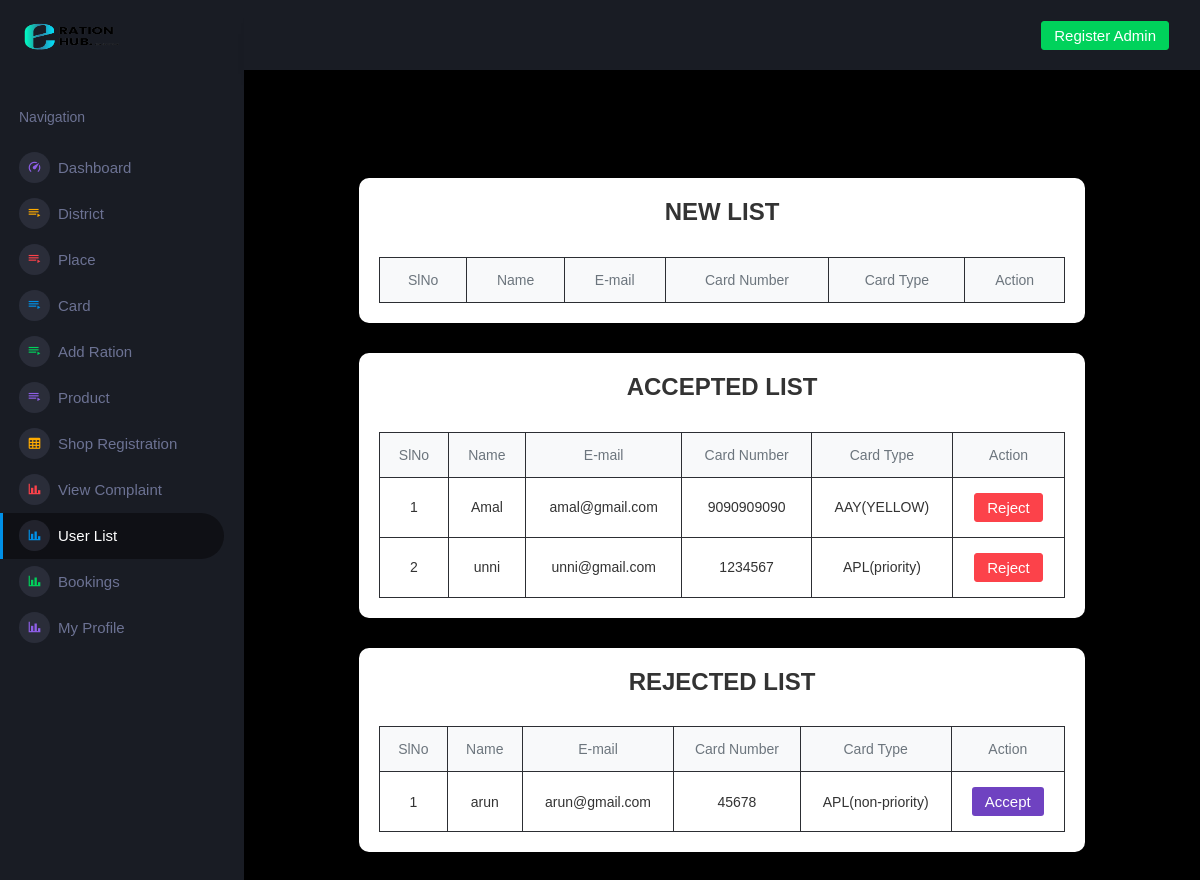
Before: /Project/Admin/UserList.php with the older database file.
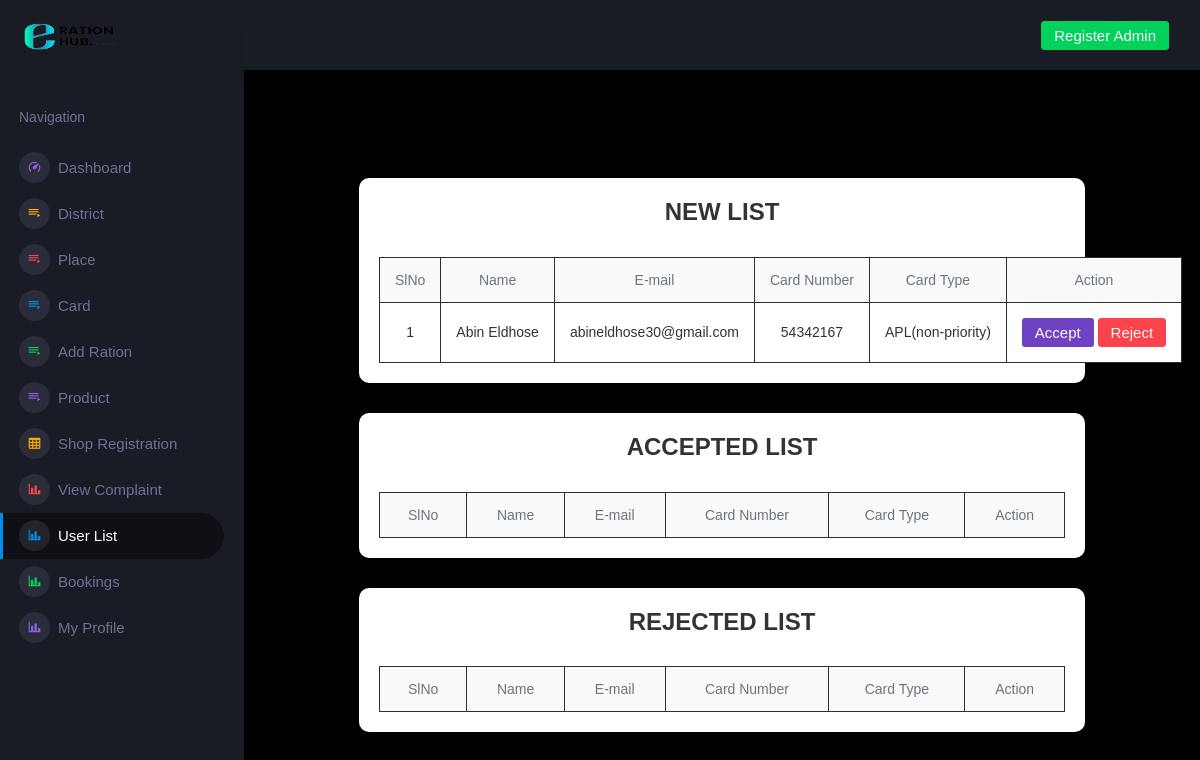
After: the same page with the newer database file.
### tables this page shows
CREATE TABLE `tbl_user` (
  `user_id` int(11) NOT NULL,
  `user_name` varchar(60) NOT NULL,
  `user_email` varchar(60) NOT NULL,
  `user_cardnumber` varchar(60) NOT NULL,
  `card_id` int(11) NOT NULL,
  `user_question` varchar(300) NOT NULL,
  `user_answer` varchar(300) NOT NULL,
  `user_password` varchar(100) NOT NULL,
  `user_status` int(11) NOT NULL DEFAULT 0
);

CREATE TABLE `tbl_card` (
  `card_id` int(11) NOT NULL,
  `card_name` varchar(50) NOT NULL
);

### Project/Admin/UserList.php (the view, shortened to what the changed rows need)
<?php
include("../Assets/Connection/Connection.php");
include("Head.php");
?>
<!DOCTYPE html PUBLIC "-//W3C//DTD XHTML 1.0 Transitional//EN" "http://www.w3.org/TR/xhtml1/DTD/xhtml1-transitional.dtd">
<html xmlns="http://www.w3.org/1999/xhtml">
<head>
</head>
<body>
<form method="post" action="">
    <div class="container mt-5">
        <div class="row justify-content-center">
            <div class="col-md-10">
                <div class="table-wrapper">
                    <table class="table table-bordered table-striped">
                        <thead>
                            <tr>
                                <th>SlNo</th>
                                <th>Name</th>
                                <th>E-mail</th>
                                <th>Card Number</th>
                                <th>Card Type</th>
                                <th>Action</th>
                            </tr>
                        </thead>
                        <tbody>
                            <?php
                                $selQry = "SELECT * FROM tbl_user u INNER JOIN tbl_card c ON u.card_id = c.card_id WHERE u.user_status='0'";
                                $result = $Con->query($selQry);
                                $i = 0;
                                while($data = $result->fetch_assoc()) {
                                    $i++;
                            ?>
                            <tr>
                                <td><?php echo $i; ?></td>
                                <td><?php echo $data['user_name']; ?></td>
                                <td><?php echo $data['user_email']; ?></td>
                                <td><?php echo $data['user_cardnumber']; ?></td>
                                <td><?php echo $data['card_name']; ?></td>
                                <td>
                                    <a href="UserList.php?acid=<?php echo $data['user_id']; ?>" class="btn btn-custom">Accept</a>
                                    <a href="UserList.php?rejid=<?php echo $data['user_id']; ?>" class="btn btn-danger">Reject</a>
                                </td>
                            </tr>
                            <?php } ?>
                        </tbody>
                    </table>
                </div>
                <div class="table-wrapper">
                    <table class="table table-bordered table-striped">
                        <thead>
                            <tr>
                                <th>SlNo</th>
                                <th>Name</th>
                                <th>E-mail</th>
                                <th>Card Number</th>
                                <th>Card Type</th>
                                <th>Action</th>
                            </tr>
                        </thead>
                        <tbody>
                            <?php
                                $selQry = "SELECT * FROM tbl_user u INNER JOIN tbl_card c ON u.card_id = c.card_id WHERE u.user_status='1'";
                                $result = $Con->query($selQry);
                                $i = 0;
                                while($data = $result->fetch_assoc()) {
                                    $i++;
                            ?>
                            <tr>
                                <td><?php echo $i; ?></td>
                                <td><?php echo $data['user_name']; ?></td>
                                <td><?php echo $data['user_email']; ?></td>
                                <td><?php echo $data['user_cardnumber']; ?></td>
                                <td><?php echo $data['card_name']; ?></td>
                                <td>
                                    <a href="UserList.php?rejid=<?php echo $data['user_id']; ?>" class="btn btn-danger">Reject</a>
                                </td>
                            </tr>
                            <?php } ?>
                        </tbody>
                    </table>
                </div>
                <div class="table-wrapper">
                    <table class="table table-bordered table-striped">
                        <thead>
                            <tr>
                                <th>SlNo</th>
                                <th>Name</th>
                                <th>E-mail</th>
                                <th>Card Number</th>
                                <th>Card Type</th>
                                <th>Action</th>
                            </tr>
                        </thead>
                        <tbody>
                            <?php
                                $selQry = "SELECT * FROM tbl_user u INNER JOIN tbl_card c ON u.card_id = c.card_id WHERE u.user_status='2'";
                                $result = $Con->query($selQry);
                                $i = 0;
                                while($data = $result->fetch_assoc()) {
                                    $i++;
                            ?>
                            <tr>
                                <td><?php echo $i; ?></td>
                                <td><?php echo $data['user_name']; ?></td>
                                <td><?php echo $data['user_email']; ?></td>
                                <td><?php echo $data['user_cardnumber']; ?></td>
                                <td><?php echo $data['card_name']; ?></td>
                                <td>
                                    <a href="UserList.php?acid=<?php echo $data['user_id']; ?>" class="btn btn-custom">Accept</a>
                                </td>
                            </tr>
                            <?php } ?>
                        </tbody>
                    </table>
                </div>
            </div>
        </div>
    </div>
</form>
</body>
</html>
<?php
include("Foot.php");
?>

Changed rows visible on the page:
removed tbl_user: user_name "Amal", user_email "amal@gmail.com", user_cardnumber "9090909090", card.card_name "AAY(YELLOW)", shown under "ACCEPTED LIST"
removed tbl_user: user_name "unni", user_email "unni@gmail.com", user_cardnumber "1234567", card.card_name "APL(priority)", shown under "ACCEPTED LIST"
removed tbl_user: user_name "arun", user_email "arun@gmail.com", user_cardnumber "45678", card.card_name "APL(non-priority)", shown under "REJECTED LIST"
added tbl_user: user_name "Abin Eldhose", user_email "abineldhose30@gmail.com", user_cardnumber "54342167", card.card_name "APL(non-priority)", shown under "NEW LIST"
